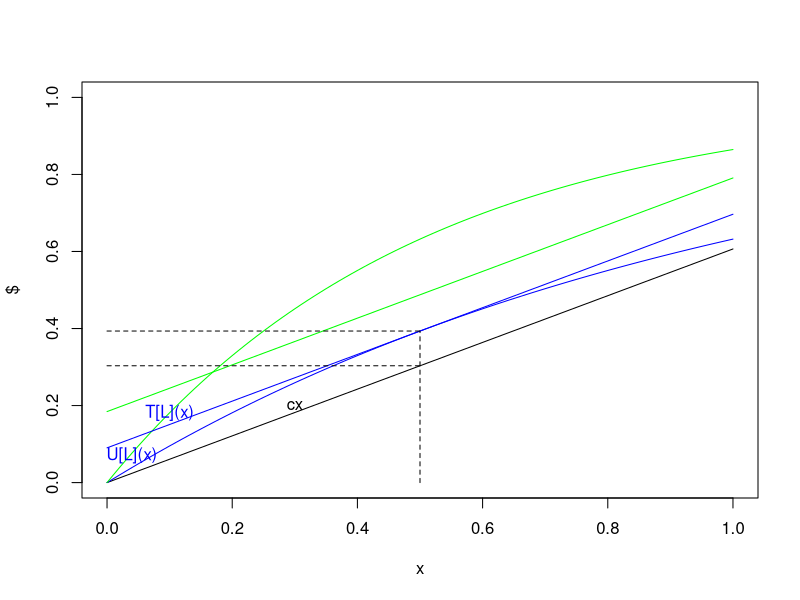

Write R code to recreate this figure.
## ---- chunk 1
xLbar = 0.5
xHbar = xLbar + log(2)
c = exp(-xLbar)

ULbar = 1-c
UHbar = 1-exp(-2*xHbar)

x = seq(0, 1, by=0.01)
cx = c*x

ULx = 1-exp(-x)
UHx = 1-exp(-2*x)

TLx = ULbar + c*(x-xLbar)
THx = UHbar + c*(x-xHbar)

plot(x, cx, type='l', xlab='x', ylab='$', xlim=c(0, 1), ylim=c(0, 1))
lines(x, ULx, col='blue')
lines(x, UHx, col='green')
lines(x, TLx, col='blue')
lines(x, THx, col='green')
lines(c(xLbar, xLbar), c(0, ULbar), lty='dashed')
lines(c(0, xLbar), c(c*xLbar, c*xLbar), lty='dashed')
lines(c(0, xLbar), c(ULbar, ULbar), lty='dashed')

text(0.1, 0.18, 'T[L](x)', col='blue')
text(0.04, 0.07, 'U[L](x)', col='blue')
text(0.3, 0.20, 'cx')
